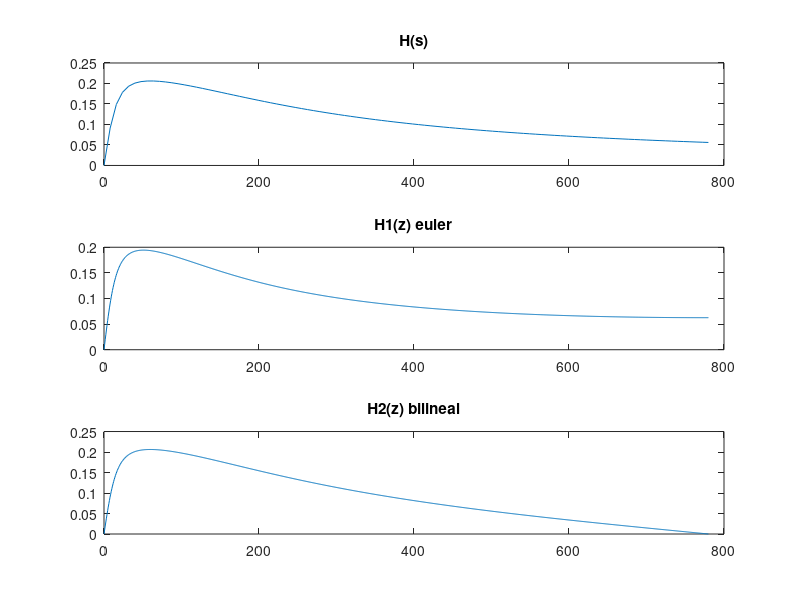

This chart was generated by the following MATLAB code:
Hs = @(s) (12500.*s)./(44.*(s.^2)+(60625.*s)+6250000);

Hz1 = @(z,T) Hs((1-z.^-1)/T); #euler
Hz2 = @(z,T) Hs((2/T).*((1-z.^-1)./(1 + z.^-1))); #bilineal

w = 0:50:10000;
f_analog = w / (2*pi);
H = abs(Hs(w*1i));

[m, maxp] = max(H)
target =  m * 10^(-3/10)
% Busqueda
H_size   = length(H);
f0  = 0;
idx = -1;
for i=maxp:H_size
    if(H(i)<target)
        f0  = w(i)/(2*pi)
        [_, idx] = min(abs(2*w(i)-w));
      break;
    endif
endfor

subplot(3,1,1);
plot(f_analog(1:idx),H(1:idx));
#plot(f_analog,H);
title('H(s)');


fT = f0*4;
N  = 1000;
wz = linspace(0, pi, N);
f_hz = (wz ./ pi) * (fT / 2);

K1 = abs(Hz1(exp(wz.*1i),1/fT)); #...
subplot(3,1,2);
plot(f_hz,K1);
title('H1(z) euler');
K2 = abs(Hz2(exp(wz.*1i),1/fT)); #...
subplot(3,1,3);
plot(f_hz,K2);
title('H2(z) bilineal');

##figure(2);
##error_euler    = abs(H(1:idx) - K1);
##plot(wz, error_euler)
##error_bilineal = abs(H(1:idx) - K2);
